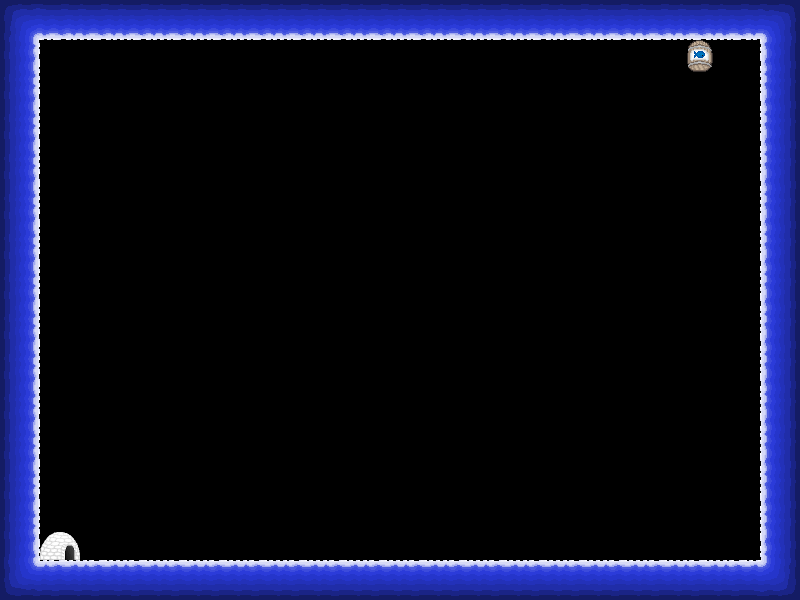

This game map was drawn from its Tiled (.tmx) file and the tilesets committed beside it. A one-line description and the trimmed map source follow:
An orthogonal 20x15 tile map with 40x40 px tiles, 1 tile layer (Kachelebene 1), 4 tilesets.

<map version="1.0" orientation="orthogonal" width="20" height="15" tilewidth="40" tileheight="40">
 <tileset firstgid="1" name="Objekte" tilewidth="40" tileheight="40">
  <image source="Objekte.png" width="160" height="120" />
  <tile id="0">
   <properties>
    <property name="die" value="true" />
    <property name="id" value="14" />
   </properties>
  </tile>
  <tile id="1">
   <properties>
    <property name="die" value="true" />
    <property name="id" value="15" />
   </properties>
  </tile>
  <tile id="2">
   <properties>
    <property name="die" value="true" />
    <property name="id" value="16" />
   </properties>
  </tile>
  <tile id="3">
   <properties>
    <property name="die" value="true" />
    <property name="id" value="17" />
   </properties>
  </tile>
  <tile id="4">
   <properties>
    <property name="id" value="18" />
    <property name="level" value="true" />
   </properties>
  </tile>
  <tile id="5">
   <properties>
    <property name="id" value="19" />
    <property name="level" value="true" />
   </properties>
  </tile>
  <tile id="6">
   <properties>
    <property name="id" value="20" />
    <property name="level" value="true" />
   </properties>
  </tile>
  <tile id="7">
   <properties>
    <property name="id" value="21" />
    <property name="level" value="true" />
   </properties>
  </tile>
  <tile id="8">
   <properties>
    <property name="fish" value="true" />
    <property name="id" value="22" />
   </properties>
  </tile>
  <tile id="9">
   <properties>
    <property name="fish" value="true" />
    <property name="id" value="23" />
   </properties>
  </tile>
  <tile id="10">
   <properties>
    <property name="fish" value="true" />
    <property name="id" value="24" />
   </properties>
  </tile>
  <tile id="11">
   <properties>
    <property name="fish" value="true" />
    <property name="id" value="25" />
   </properties>
  </tile>
 </tileset>
 <tileset firstgid="13" name="Personen" tilewidth="40" tileheight="40">
  <image source="Personen.png" width="160" height="160" />
 </tileset>
 <tileset firstgid="29" name="Texturen" tilewidth="40" tileheight="40">
  <image source="Texturen.png" width="160" height="480" />
  <tile id="0">
   <properties>
    <property name="blocked" value="true" />
    <property name="id" value="0" />
   </properties>
  </tile>
  <tile id="1">
   <properties>
    <property name="blocked" value="true" />
    <property name="id" value="1" />
   </properties>
  </tile>
  <tile id="2">
   <properties>
    <property name="blocked" value="true" />
    <property name="id" value="3" />
   </properties>
  </tile>
  <tile id="3">
   <properties>
    <property name="blocked" value="true" />
    <property name="id" value="4" />
   </properties>
  </tile>
  <tile id="4">
   <properties>
    <property name="blocked" value="true" />
    <property name="id" value="5" />
   </properties>
  </tile>
  <tile id="5">
   <properties>
    <property name="blocked" value="true" />
    <property name="id" value="6" />
   </properties>
  </tile>
  <tile id="6">
   <properties>
    <property name="blocked" value="true" />
    <property name="id" value="7" />
   </properties>
  </tile>
  <tile id="7">
   <properties>
    <property name="blocked" value="true" />
    <property name="id" value="8" />
   </properties>
  </tile>
  <tile id="8">
   <properties>
    <property name="blocked" value="true" />
    <property name="id" value="9" />
   </properties>
  </tile>
  <tile id="9">
   <properties>
    <property name="blocked" value="true" />
    <property name="id" value="10" />
   </properties>
  </tile>
  <tile id="10">
   <properties>
    <property name="blocked" value="true" />
    <property name="id" value="11" />
   </properties>
  </tile>
  <tile id="11">
   <properties>
    <property name="blocked" value="true" />
    <property name="id" value="12" />
   </properties>
  </tile>
  <tile id="12">
   <properties>
    <property name="blocked" value="true" />
    <property name="id" value="13" />
   </properties>
  </tile>
  <tile id="13">
   <properties>
    <property name="blocked" value="true" />
    <property name="id" value="27" />
   </properties>
  </tile>
  <tile id="14">
   <properties>
    <property name="blocked" value="true" />
    <property name="id" value="28" />
   </properties>
  </tile>
  <tile id="15">
   <properties>
    <property name="blocked" value="true" />
    <property name="id" value="29" />
   </properties>
  </tile>
  <tile id="16">
   <properties>
    <property name="blocked" value="true" />
    <property name="id" value="30" />
   </properties>
  </tile>
  <tile id="17">
   <properties>
    <property name="blocked" value="true" />
    <property name="id" value="31" />
   </properties>
  </tile>
  <tile id="18">
   <properties>
    <property name="blocked" value="true" />
    <property name="id" value="32" />
   </properties>
  </tile>
  <tile id="19">
   <properties>
    <property name="blocked" value="true" />
    <property name="id" value="33" />
   </properties>
  </tile>
  <tile id="20">
   <properties>
    <property name="blocked" value="true" />
    <property name="id" value="34" />
   </properties>
  </tile>
  <tile id="21">
   <properties>
    <property name="blocked" value="true" />
    <property name="id" value="35" />
   </properties>
  </tile>
  <tile id="22">
   <properties>
    <property name="blocked" value="true" />
    <property name="id" value="36" />
   </properties>
  </tile>
  <tile id="23">
   <properties>
    <property name="blocked" value="true" />
    <property name="id" value="37" />
   </properties>
  </tile>
  <tile id="24">
   <properties>
    <property name="blocked" value="true" />
    <property name="id" value="38" />
   </properties>
  </tile>
  <tile id="25">
   <properties>
    <property name="blocked" value="true" />
    <property name="id" value="39" />
   </properties>
  </tile>
  <tile id="26">
   <properties>
    <property name="blocked" value="true" />
    <property name="id" value="40" />
   </properties>
  </tile>
  <tile id="27">
   <properties>
    <property name="blocked" value="true" />
    <property name="id" value="41" />
   </properties>
  </tile>
  <tile id="28">
   <properties>
    <property name="blocked" value="true" />
    <property name="id" value="42" />
   </properties>
  </tile>
  <tile id="29">
   <properties>
    <property name="blocked" value="true" />
    <property name="id" value="43" />
   </properties>
  </tile>
  <tile id="30">
   <properties>
    <property name="blocked" value="true" />
    <property name="id" value="44" />
   </properties>
  </tile>
  <tile id="31">
   <properties>
    <property name="blocked" value="true" />
    <property name="id" value="45" />
   </properties>
  </tile>
  <tile id="32">
   <properties>
    <property name="blocked" value="true" />
    <property name="id" value="46" />
   </properties>
  </tile>
  <tile id="33">
   <properties>
    <property name="blocked" value="true" />
    <property name="id" value="47" />
   </properties>
  </tile>
  <tile id="34">
   <properties>
    <property name="blocked" value="true" />
    <property name="id" value="48" />
   </properties>
  </tile>
  <tile id="35">
   <properties>
    <property name="blocked" value="true" />
    <property name="id" value="49" />
   </properties>
  </tile>
  <tile id="36">
   <properties>
    <property name="blocked" value="true" />
    <property name="id" value="50" />
   </properties>
  </tile>
  <tile id="37">
   <properties>
    <property name="blocked" value="true" />
    <property name="id" value="51" />
   </properties>
  </tile>
  <tile id="38">
   <properties>
    <property name="blocked" value="true" />
    <property name="id" value="52" />
   </properties>
  </tile>
  <tile id="39">
   <properties>
    <property name="blocked" value="true" />
    <property name="id" value="53" />
   </properties>
  </tile>
  <tile id="40">
   <properties>
    <property name="blocked" value="true" />
    <property name="id" value="54" />
   </properties>
  </tile>
  <tile id="41">
   <properties>
    <property name="blocked" value="true" />
    <property name="id" value="55" />
   </properties>
  </tile>
  <tile id="42">
   <properties>
    <property name="blocked" value="true" />
    <property name="id" value="56" />
   </properties>
  </tile>
  <tile id="43">
   <properties>
    <property name="blocked" value="true" />
    <property name="id" value="57" />
   </properties>
  </tile>
  <tile id="44">
   <properties>
    <property name="blocked" value="true" />
    <property name="id" value="58" />
   </properties>
  </tile>
  <tile id="45">
   <properties>
    <property name="blocked" value="true" />
    <property name="id" value="59" />
   </properties>
  </tile>
  <tile id="46">
   <properties>
    <property name="blocked" value="true" />
    <property name="id" value="60" />
   </properties>
  </tile>
 </tileset>
 <tileset firstgid="77" name="Eissturm" tilewidth="40" tileheight="40">
  <image source="Eissturm.png" width="40" height="40" />
  <tile id="0">
   <properties>
    <property name="id" value="26" />
    <property name="rotate" value="true" />
   </properties>
  </tile>
 </tileset>
 <layer name="Kachelebene 1" width="20" height="15">
  <properties>
   <property name="id" value="0" />
  </properties>
  <data>[300 cells, 68 non-empty, 10 distinct tile ids]</data>
 </layer>
 <objectgroup name="Objektebene 1" width="20" height="15">
  <properties>
   <property name="id" value="1" />
  </properties>
 </objectgroup>
</map>
